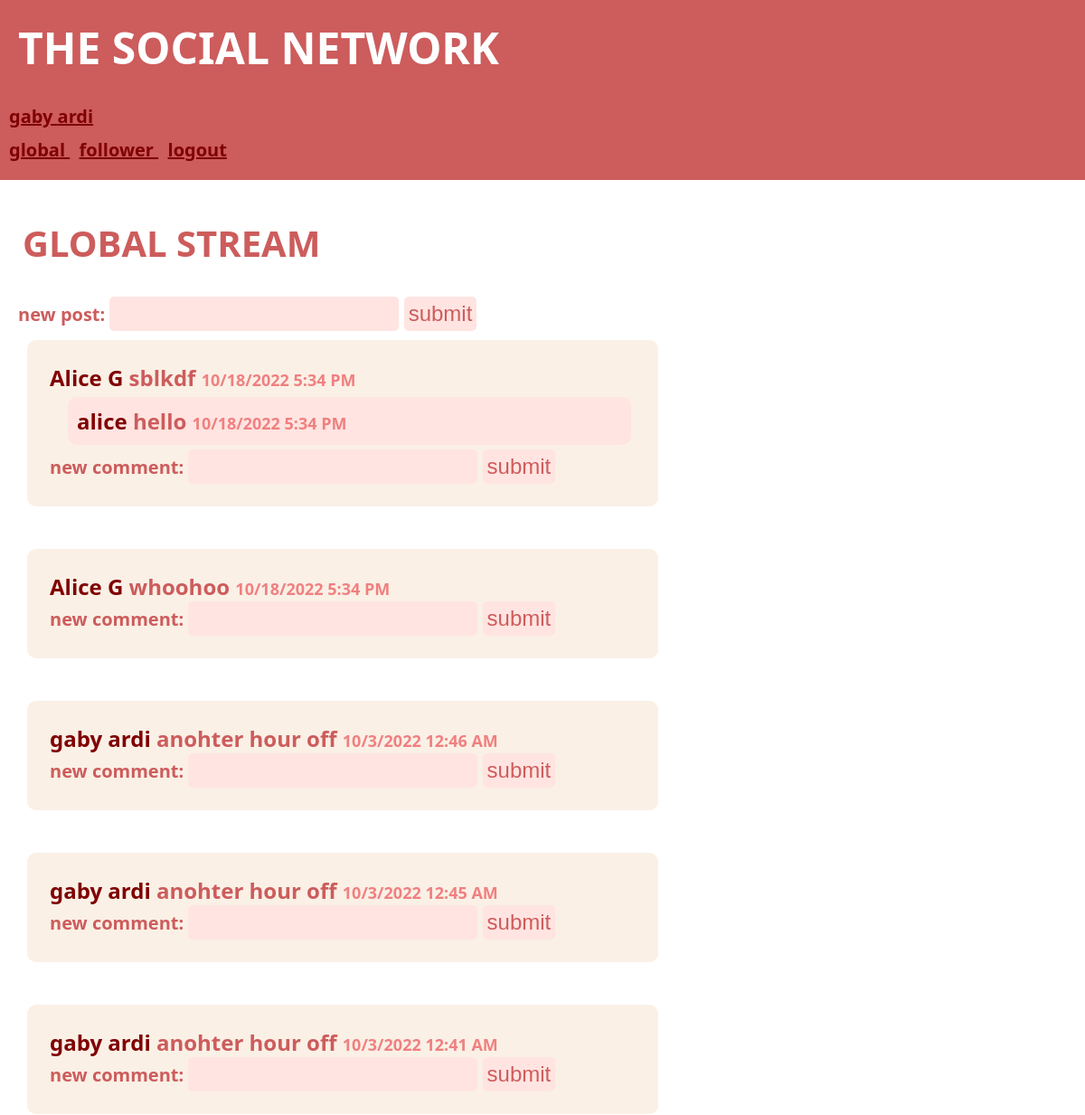
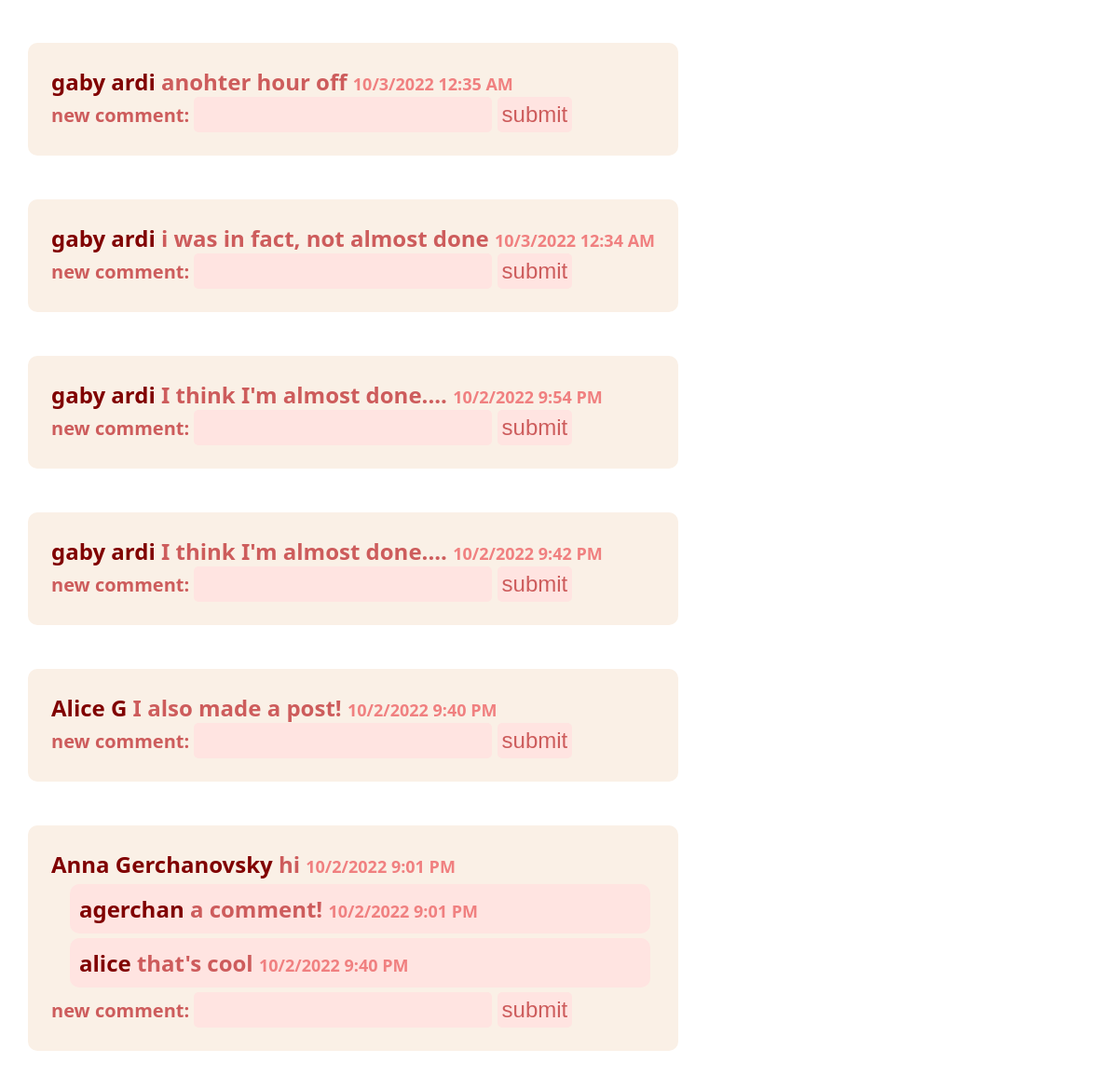
Page / (signed in) on the committed database (2 pictures, top to bottom).
### socialnetwork/models.py (models this page shows, shortened)
class Post(models.Model):
  content       = models.CharField(max_length=1000)
  author        = models.ForeignKey(User, on_delete=models.CASCADE, related_name="post_author")
  date_time     = models.DateTimeField()

class Comment(models.Model):
  content       = models.CharField(max_length=1000)
  author        = models.ForeignKey(User, on_delete=models.CASCADE, related_name="comment_author")
  date_time     = models.DateTimeField()
  post          = models.IntegerField()

### socialnetwork/views.py (the view)
# urls.py: path('', views.global_stream, name='home'),
@login_required
def global_stream(request):
  if request.method == 'POST':
    post = Post()
    post.author = request.user
    post.date_time = timezone.now()
    post.content = request.POST['post_input_text']
  return stream(request, "global")

### socialnetwork/views.py (called while the page is built)
def stream(request, type):
  current_user = Profile.objects.get(user=request.user)
  posts = reversed(Post.objects.all())
  post_array = []
  for post in posts:
    post_id = post.id
    comments = list(Comment.objects.filter(post=post_id))
    post.comments = comments
    if type == "global" or post.author in current_user.friends.all():
      post_array.append(post)
  if type == "global":
    context = {"posts": post_array, "new_post":True, "page_name":"GLOBAL STREAM"}
  else:
    context = {"posts":post_array, "page_name":"FOLLOWER STREAM"}
  return render(request, 'socialnetwork/home.html', context)

### socialnetwork/templates/socialnetwork/home.html (shortened to what this page needs)
{% extends "socialnetwork/logged_in.html" %}
{% block content %}
  <h1 id="id_page_name">{{page_name}}</h1>
  {% if new_post %}
    <form class="post_input_text" action="{% url 'global_post' %}" method="POST">
      <label>new post:</label>
      <input type="text" name="post_input_text" class="text" id="id_post_input_text">
      <input type="submit" value="submit" id="id_post_button">
    </form>
  {% endif %}
  {% for post in posts %}
    <div id="id_post_div_{{post.id}}" class="post">
        <span class="post_user">
          <a href="{% url 'get_profile' post.author %}" id="id_post_profile_{{post.id}}" class="post_user_link">
            {{post.author.first_name}} {{post.author.last_name}}
          </a>
        </span>
        <span id="id_post_text_{{post.id}}" class="post_content">
          {{post.content}}
        </span>
        <span id="id_post_date_time_{{post.id}}" class="post_time">
          {{post.date_time | date:"n/j/Y g:i A"}}
        </span>
        {% for comment in post.comments %}
          <div id="{{comment.id}}" class="comment">
            <span class="post_user">
              <a href="{% url 'get_profile' comment.author %}" id="id_comment_profile_{{comment.id}}" class="post_user_link">
                {{comment.author}}
              </a>
            </span>
            <span id="id_comment_text_{{comment.id}}" class="post_content">
              {{comment.content}}
            </span>
            <span id="id_comment_date_time_{{comment.id}}" class="post_time">
              {{comment.date_time | date:"n/j/Y g:i A"}}
            </span>
          </div>
        {% endfor%}
        <form class="post_input_text" action="{% url 'global_comment' %}" method="POST">
          <label>new comment:</label>
          <input type="text" name="post_input_text" class="text" id="id_comment_input_text_{{post.id}}">
          <input type="submit" value="submit" id="id_comment_button_{{post.id}}">
        </form>
    </div>
    <br>
  {% endfor %}
{% endblock %}

### socialnetwork/templates/socialnetwork/logged_in.html (shortened to what this page needs)
<!DOCTYPE HTML>
<html>
    <head>
        <link rel="stylesheet" href="/static/socialnetwork/socialnetwork.css">
    </head>
    <body>
        <div id="id_header_div">
            <div id="id_site_name">
                THE SOCIAL NETWORK
            </div>
            <p style="margin:10px;">
              <a href="{% url 'self' %}" id="id_nav_profile" class="header_button">
                {{user.first_name}} {{user.last_name}}
              </a>
            </p>
            <p style="margin:10px; padding-bottom: 20px">
              <a href="/" id="id_nav_global_stream" class="header_button">
                global
              </a>
              <a href="friend" id="id_nav_follower_stream" class="header_button">
                follower
              </a>
              <a href="{% url 'logout' %}" id="id_nav_logout" class="header_button">
                logout
              </a>
            </p>
        </div>
        <div id="main">
          {% block content %}
		      {% endblock %}
        </div>
    </body>
</html>

### socialnetwork/static/socialnetwork/socialnetwork.css (style rules this page uses)
body { padding: 0px; margin: 0px; font-weight: bold; font-family: system-ui, -apple-system, BlinkMacSystemFont, 'Segoe UI', Roboto, Oxygen, Ubuntu, Cantarell, 'Open Sans', 'Helvetica Neue', sans-serif; font-size: 20px; }
div#id_header_div { padding:0px; margin:0px; background-color: indianred; height: 150; width:100%; position: relative; }
div#id_site_name { padding:20px; font-size: 48px; color: white }
div#main { padding:10px; padding-top: 0px; margin:10px; margin-top: 0px; position: absolute; color:indianred; }
div.post { padding:25px; margin:10px; background-color: linen; border-radius: 10px; }
div.comment { padding:10px; margin:5px; margin-left: 20px; background-color: mistyrose; border-radius: 10px; }
a.post_user_link { text-decoration: none; font-size:24px; color: maroon; }
span.post_content { font-size: 24px; }
span.post_time { font-size: 18px; color: lightcoral; }
a.header_button { color: maroon; }
h1 { padding: 5px; }
input { padding:5px; background-color: mistyrose; border-style: none; color: indianred; border-radius: 5px; font-size: 18pt; }

### rows in the picture
Post: author.first_name "Alice", author.last_name "G", content "sblkdf", date_time "10/18/2022 5:34 PM"
Comment: author "alice", content "hello", date_time "10/18/2022 5:34 PM"
Post: author.first_name "Alice", author.last_name "G", content "whoohoo", date_time "10/18/2022 5:34 PM"
Post: author.first_name "gaby", author.last_name "ardi", content "anohter hour off", date_time "10/3/2022 12:46 AM"
Post: author.first_name "gaby", author.last_name "ardi", content "anohter hour off", date_time "10/3/2022 12:45 AM"
Post: author.first_name "gaby", author.last_name "ardi", content "anohter hour off", date_time "10/3/2022 12:41 AM"
Post: author.first_name "gaby", author.last_name "ardi", content "anohter hour off", date_time "10/3/2022 12:35 AM"
Post: author.first_name "gaby", author.last_name "ardi", content "i was in fact, not almost done", date_time "10/3/2022 12:34 AM"
Post: author.first_name "gaby", author.last_name "ardi", content "I think I'm almost done....", date_time "10/2/2022 9:54 PM"
Post: author.first_name "gaby", author.last_name "ardi", content "I think I'm almost done....", date_time "10/2/2022 9:42 PM"
Post: author.first_name "Alice", author.last_name "G", content "I also made a post!", date_time "10/2/2022 9:40 PM"
Post: author.first_name "Anna", author.last_name "Gerchanovsky", content "hi", date_time "10/2/2022 9:01 PM"
Comment: author "agerchan", content "a comment!", date_time "10/2/2022 9:01 PM"
Comment: author "alice", content "that's cool", date_time "10/2/2022 9:40 PM"

### other values in the picture
{{ user.first_name }} "gaby"
{{ user.last_name }} "ardi"
{{ page_name }} "GLOBAL STREAM"
